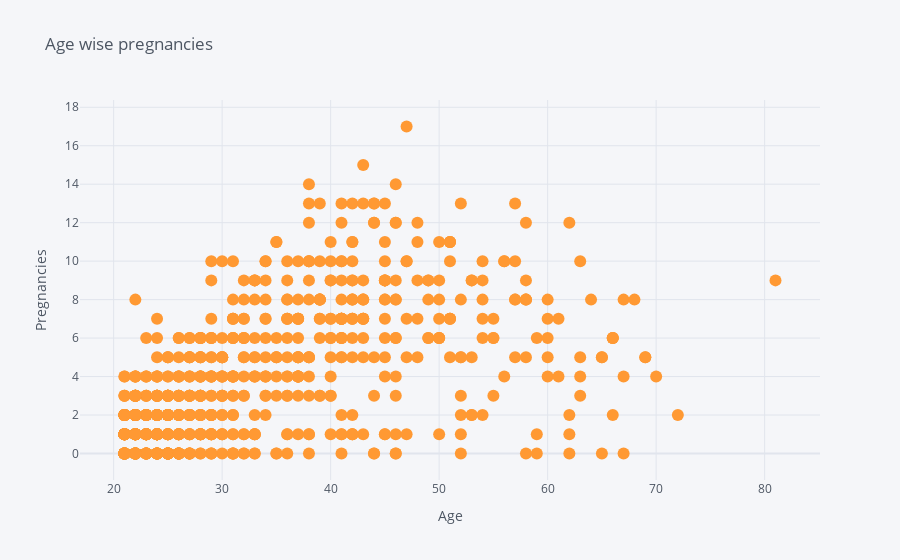

Write notebook code for a chart like this one.
### Markdown cell above
## Create Scatter Age vs Pregnancies

### Code cell
df.iplot(kind='scatter',x='Age',y='Pregnancies',mode='markers',title='Age wise pregnancies',xTitle='Age',yTitle='Pregnancies')

### Figure 1 — Plotly figure (JSON) as saved in the notebook; plotly's stock layout.template omitted (floating-point values rounded to 4 significant figures; data arrays with more than 128 entries replaced by an {"elided": "..."} marker saying what was removed)
{"data": [{"line": {"color": "rgba(255, 153, 51, 1.0)", "dash": "solid", "shape": "linear", "width": 1.3}, "marker": {"size": 12, "symbol": "circle"}, "mode": "markers", "name": "Pregnancies", "text": "", "type": "scatter", "x": {"elided": "768 int values"}, "y": {"elided": "768 int values"}}], "layout": {"autosize": true, "legend": {"bgcolor": "#F5F6F9", "font": {"color": "#4D5663"}}, "paper_bgcolor": "#F5F6F9", "plot_bgcolor": "#F5F6F9", "title": {"font": {"color": "#4D5663"}, "text": "Age wise pregnancies"}, "xaxis": {"autorange": true, "gridcolor": "#E1E5ED", "range": [16.94, 85.06], "showgrid": true, "tickfont": {"color": "#4D5663"}, "title": {"font": {"color": "#4D5663"}, "text": "Age"}, "type": "linear", "zerolinecolor": "#E1E5ED"}, "yaxis": {"autorange": true, "gridcolor": "#E1E5ED", "range": [-1.908, 18.91], "showgrid": true, "tickfont": {"color": "#4D5663"}, "title": {"font": {"color": "#4D5663"}, "text": "Pregnancies"}, "type": "linear", "zerolinecolor": "#E1E5ED"}}}
